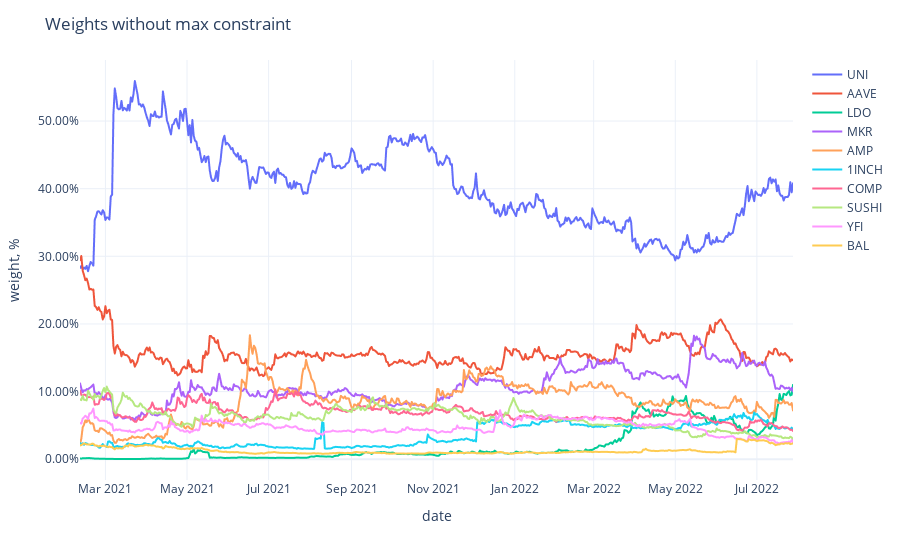

Notebook code cell kept with this figure:
### Code cell
fig = px.line(weights,
              labels={'value': 'weight, %', 'variable': ''})
fig.update_traces(
    hovertemplate="%{y}"
)
fig.update_yaxes(
    tickformat=".2%",
)
fig.update_xaxes(
    showspikes=True,
    spikethickness=2,
    spikedash="dot",
    spikecolor="#999999",
    spikemode="across",
)
fig.update_layout(
    ## showlegend=False,
    hovermode="x",
    hoverdistance=100,  ## Distance to show hover label of data point
    spikedistance=1000,  ## Distance to show spike
    template='plotly_white',
    title='Weights without max constraint'
)

### Figure 1 — Plotly figure (JSON) as saved in the notebook; plotly's stock layout.template omitted (floating-point values rounded to 4 significant figures; data arrays with more than 128 entries replaced by an {"elided": "..."} marker saying what was removed)
{"data": [{"hovertemplate": "%{y}", "legendgroup": "UNI", "line": {"color": "#636efa", "dash": "solid"}, "marker": {"symbol": "circle"}, "mode": "lines", "name": "UNI", "showlegend": true, "type": "scattergl", "x": {"elided": "534 str values"}, "xaxis": "x", "y": {"elided": "534 float values"}, "yaxis": "y"}, {"hovertemplate": "%{y}", "legendgroup": "AAVE", "line": {"color": "#EF553B", "dash": "solid"}, "marker": {"symbol": "circle"}, "mode": "lines", "name": "AAVE", "showlegend": true, "type": "scattergl", "x": {"elided": "534 str values"}, "xaxis": "x", "y": {"elided": "534 float values"}, "yaxis": "y"}, {"hovertemplate": "%{y}", "legendgroup": "LDO", "line": {"color": "#00cc96", "dash": "solid"}, "marker": {"symbol": "circle"}, "mode": "lines", "name": "LDO", "showlegend": true, "type": "scattergl", "x": {"elided": "534 str values"}, "xaxis": "x", "y": {"elided": "534 float values"}, "yaxis": "y"}, {"hovertemplate": "%{y}", "legendgroup": "MKR", "line": {"color": "#ab63fa", "dash": "solid"}, "marker": {"symbol": "circle"}, "mode": "lines", "name": "MKR", "showlegend": true, "type": "scattergl", "x": {"elided": "534 str values"}, "xaxis": "x", "y": {"elided": "534 float values"}, "yaxis": "y"}, {"hovertemplate": "%{y}", "legendgroup": "AMP", "line": {"color": "#FFA15A", "dash": "solid"}, "marker": {"symbol": "circle"}, "mode": "lines", "name": "AMP", "showlegend": true, "type": "scattergl", "x": {"elided": "534 str values"}, "xaxis": "x", "y": {"elided": "534 float values"}, "yaxis": "y"}, {"hovertemplate": "%{y}", "legendgroup": "1INCH", "line": {"color": "#19d3f3", "dash": "solid"}, "marker": {"symbol": "circle"}, "mode": "lines", "name": "1INCH", "showlegend": true, "type": "scattergl", "x": {"elided": "534 str values"}, "xaxis": "x", "y": {"elided": "534 float values"}, "yaxis": "y"}, {"hovertemplate": "%{y}", "legendgroup": "COMP", "line": {"color": "#FF6692", "dash": "solid"}, "marker": {"symbol": "circle"}, "mode": "lines", "name": "COMP", "showlegend": true, "type": "scattergl", "x": {"elided": "534 str values"}, "xaxis": "x", "y": {"elided": "534 float values"}, "yaxis": "y"}, {"hovertemplate": "%{y}", "legendgroup": "SUSHI", "line": {"color": "#B6E880", "dash": "solid"}, "marker": {"symbol": "circle"}, "mode": "lines", "name": "SUSHI", "showlegend": true, "type": "scattergl", "x": {"elided": "534 str values"}, "xaxis": "x", "y": {"elided": "534 float values"}, "yaxis": "y"}, {"hovertemplate": "%{y}", "legendgroup": "YFI", "line": {"color": "#FF97FF", "dash": "solid"}, "marker": {"symbol": "circle"}, "mode": "lines", "name": "YFI", "showlegend": true, "type": "scattergl", "x": {"elided": "534 str values"}, "xaxis": "x", "y": {"elided": "534 float values"}, "yaxis": "y"}, {"hovertemplate": "%{y}", "legendgroup": "BAL", "line": {"color": "#FECB52", "dash": "solid"}, "marker": {"symbol": "circle"}, "mode": "lines", "name": "BAL", "showlegend": true, "type": "scattergl", "x": {"elided": "534 str values"}, "xaxis": "x", "y": {"elided": "534 float values"}, "yaxis": "y"}], "layout": {"autosize": true, "hoverdistance": 100, "hovermode": "x", "legend": {"title": {"text": ""}, "tracegroupgap": 0}, "margin": {"t": 60}, "spikedistance": 1000, "title": {"text": "Weights without max constraint"}, "xaxis": {"anchor": "y", "autorange": true, "domain": [0, 1], "range": ["2021-02-10", "2022-07-28"], "showspikes": true, "spikecolor": "#999999", "spikedash": "dot", "spikemode": "across", "spikethickness": 2, "title": {"text": "date"}, "type": "date"}, "yaxis": {"anchor": "x", "autorange": true, "domain": [0, 1], "range": [-0.03074, 0.5903], "tickformat": ".2%", "title": {"text": "weight, %"}, "type": "linear"}}}
